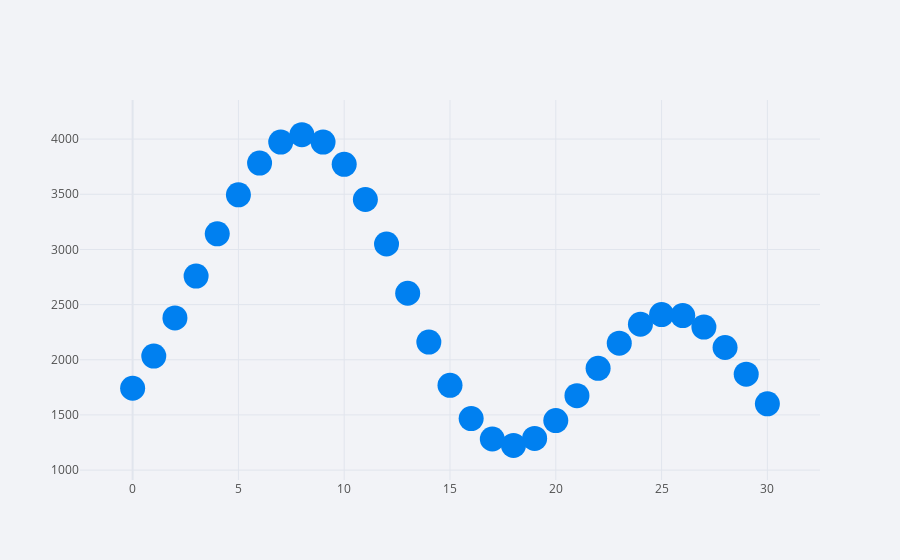

Notebook cell for this chart:
### Code cell
Future_result.iplot(mode = 'markers', size = 25)

### Figure 1 — Plotly figure (JSON) as saved in the notebook; plotly's stock layout.template omitted (floating-point values rounded to 4 significant figures)
{"data": [{"line": {"color": "rgba(0, 128, 240, 1.0)", "dash": "solid", "shape": "linear", "width": 1.3}, "marker": {"size": 25, "symbol": "circle"}, "mode": "markers", "name": "output", "text": "", "type": "scatter", "x": [0, 1, 2, 3, 4, 5, 6, 7, 8, 9, 10, 11, 12, 13, 14, 15, 16, 17, 18, 19, 20, 21, 22, 23, 24, 25, 26, 27, 28, 29, 30], "y": [1742.0, 2034.0, 2380.0, 2759.0, 3142.0, 3495.0, 3783.0, 3973.0, 4041.0, 3973.0, 3771.0, 3453.0, 3049.0, 2603.0, 2160.0, 1769.0, 1467.0, 1282.0, 1224.0, 1288.0, 1449.0, 1675.0, 1923.0, 2151.0, 2322.0, 2409.0, 2401.0, 2297.0, 2111.0, 1869.0, 1601.0]}], "layout": {"legend": {"bgcolor": "#F2F3F7", "font": {"color": "#505050"}}, "paper_bgcolor": "#F2F3F7", "plot_bgcolor": "#F2F3F7", "title": {"font": {"color": "#484848"}}, "xaxis": {"gridcolor": "#E1E5ED", "showgrid": true, "tickfont": {"color": "#505050"}, "title": {"font": {"color": "#505050"}, "text": ""}, "zerolinecolor": "#E1E5ED"}, "yaxis": {"gridcolor": "#E1E5ED", "showgrid": true, "tickfont": {"color": "#505050"}, "title": {"font": {"color": "#505050"}, "text": ""}, "zerolinecolor": "#E1E5ED"}}}
